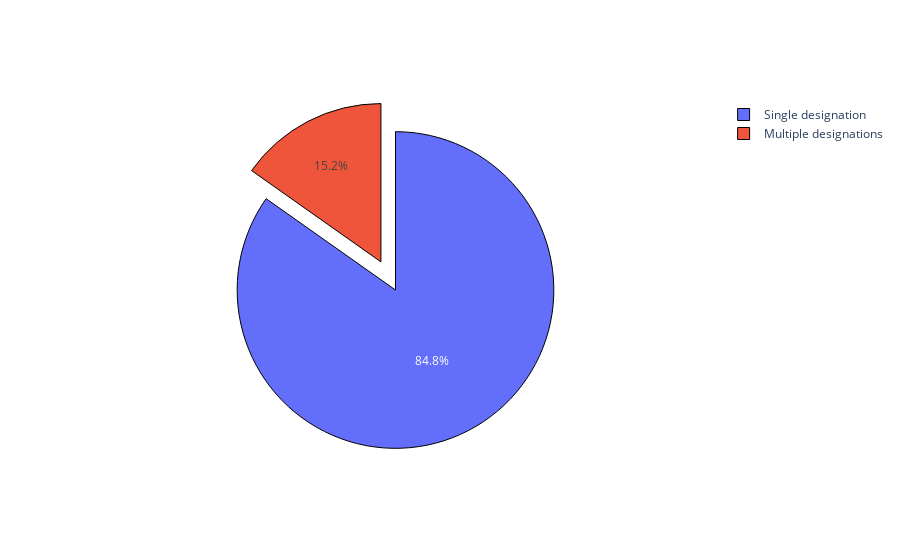

The cell this chart's notebook holds for it:
### Markdown cell above
### 2.1 Number of single applications versus number of multiple applications

### Code cell
# Create container for name, number of applications
substance_applications = pd.DataFrame(
    columns={'Product', 'Number of designations', 'Trade names', 'Trade name', 'Indication', 'Designation date', 'Number of MAs', 'EU number', 'Implemented on'})

# Get the number of applications
temp = data.copy()
temp['Product'] = temp['Product'].str.lower()
substances = temp['Product'].unique()
for substance in substances:
    # Get number
    mask = temp['Product'] == substance
    n_applications = len(temp[mask])

    # Get years of designation
    designation_date = ''
    for date in temp[mask]['Designation date']:
        if designation_date != '':
            designation_date += '\n '
        designation_date += str(date)

    # Get trade name
    trade_name = ''
    trade_names = ''
    eu_number = ''
    implemented_on = ''
    n_approved = 0
    for name in temp[mask]['Tradename - EU product # - Implemented on']:
        if trade_names != '':
            trade_names += '\n '
            eu_number += '\n '
            implemented_on += '\n '
        if name == '-':
            trade_names += '-'
            eu_number += '-'
            implemented_on += '-'
            continue
        tn, eu_n, date = name.split(' - \n')
        trade_names += tn
        eu_number += eu_n
        implemented_on += date
        n_approved += 1
        if trade_name == '':
            trade_name += tn

    # Get indication
    indication = ''
    for ind in temp[mask]['Indication']:
        if indication != '':
            indication += '\n '
        indication += ind
    
    # Append to container
    substance_applications = substance_applications.append(pd.DataFrame({
        'Product': [substance],
        'Number of designations': [n_applications],
        'Indication': indication,
        'Designation date': designation_date,
        'Trade name': trade_name,
        'Trade names': trade_names,
        'Number of MAs': n_approved,
        'EU number': eu_number,
        'Implemented on': implemented_on}))

# Compute number of single and multi applications
mask = substance_applications['Number of designations'] == 1
n_single = len(substance_applications[mask])
mask = substance_applications['Number of designations'] > 1
n_multi = len(substance_applications[mask])

# Create figure
fig = go.Figure()
colours = plotly.colors.qualitative.Plotly

fig.add_trace(go.Pie(
    labels=['Single designation', 'Multiple designations'],
    values=[n_single, n_multi],
    sort=False,
    pull=[0, 0.2],
    marker=dict(
        colors=colours[:2], 
        line=dict(color='#000000', width=1))))
fig.show()

### Figure 1 — Plotly figure (JSON) as saved in the notebook; plotly's stock layout.template omitted (floating-point values rounded to 4 significant figures)
{"data": [{"labels": ["Single designation", "Multiple designations"], "marker": {"colors": ["#636EFA", "#EF553B"], "line": {"color": "#000000", "width": 1}}, "pull": [0, 0.2], "sort": false, "type": "pie", "values": [1220, 219]}], "layout": {}}
